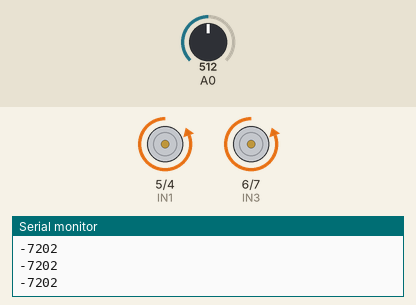
Simulated run of this sketch. Board: Arduino Uno, built with avr-gcc and run on an emulated ATmega328P. Parts: motor-driver pin pairs drawn as motors (green arrow = first pin HIGH = forward, orange = second pin HIGH = backward, longer = more drive, scaled by the enable pin), the last lines printed to the serial monitor. The test bench sets the inputs (shaded band); at power-on: A0 = 512.

Above: at 1.2 s.
1.3 s: A0 set to 600
At 2.5 s:
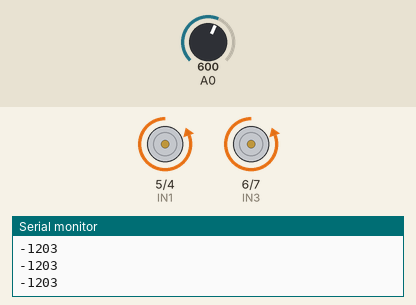
2.8 s: A0 set to 615
At 3.3 s:
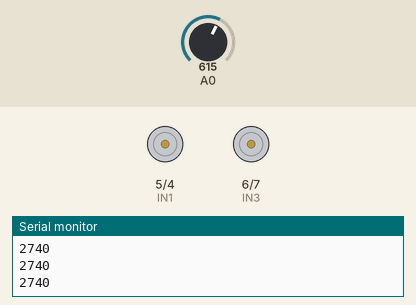
4.3 s: A0 set to 716
At 4.9 s:
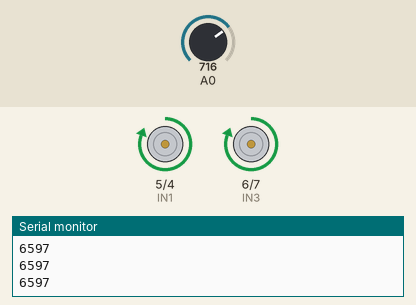
5.8 s: A0 set to 739
7.3 s: A0 set to 769
At 8.1 s:
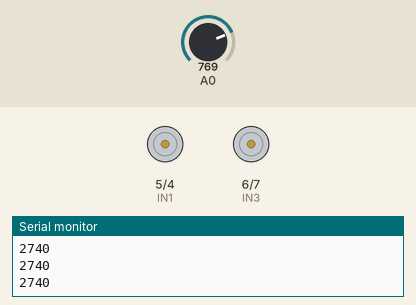
Timing chart, 0 to 9.8 s (numbered marks = the images above; inputs shaded):
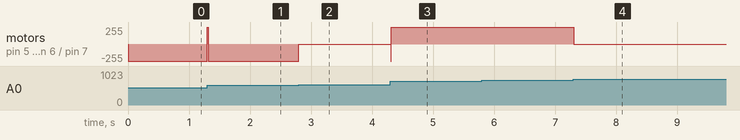

The sketch:

code_con_lac_nguoc.ino
```cpp
#define IN1 5
#define IN2 4
#define IN3 6
#define IN4 7
#define ENA 9 // phai
#define ENB 3 // trai

const byte dungyen = 0;
const byte tien = 1;
const byte lui = 2;
float dt = 0.01; //delay(10)
float sum_err_goc = 0;
float last_err_goc = 0;

void test_motor(byte chieu, int v) { //kiem tra toc do dong co DC
  if (v >= 255) v = 255;
  if (v <= -255) v = -255;
  switch (chieu) {
    case 0:
      digitalWrite(IN1, LOW);
      digitalWrite(IN2, LOW);
      digitalWrite(IN3, LOW);
      digitalWrite(IN4, LOW);
      analogWrite(ENA, v);
      analogWrite(ENB, v);
      break;
    case 1:
      digitalWrite(IN1, HIGH);
      digitalWrite(IN2, LOW);
      digitalWrite(IN3, HIGH);
      digitalWrite(IN4, LOW);
      analogWrite(ENA, v);
      analogWrite(ENB, v);
      break;
    case 2:
      digitalWrite(IN1, LOW);
      digitalWrite(IN2, HIGH);
      digitalWrite(IN3, LOW);
      digitalWrite(IN4, HIGH);
      analogWrite(ENA, v);
      analogWrite(ENB, v);
      break;
    default:
      break;
  }
}

void control_wheel(int v) { //dieu khien cung luc 2 dong co DC
  if (v >= 255) v = 255;
  if (v <= -255) v = -255;
  if (v >= 0) { //v > 0 -> tien; v < 0 -> lui
    digitalWrite(IN1, HIGH);
    digitalWrite(IN2, LOW);
    digitalWrite(IN3, HIGH);
    digitalWrite(IN4, LOW);
    analogWrite(ENA, v);
    analogWrite(ENB, v);
  }
  else {
    v = -v;
    digitalWrite(IN1, LOW);
    digitalWrite(IN2, HIGH);
    digitalWrite(IN3, LOW);
    digitalWrite(IN4, HIGH);
    analogWrite(ENA, v);
    analogWrite(ENB, v);
  }
}
void control_wheel_left(int v) { //dieu khien dong co DC trai
  if (v >= 255) v = 255;
  if (v <= -255) v = -255;
  if (v >= 0) {
    digitalWrite(IN1, HIGH);
    digitalWrite(IN2, LOW);
    analogWrite(ENA, v);
  }
  else {
    v = -v;
    digitalWrite(IN1, LOW);
    digitalWrite(IN2, HIGH);
    analogWrite(ENA, v);
  }
}
void control_wheel_right(int v) { //dieu khien dong co DC phai
  if (v >= 255) v = 255;
  if (v <= -255) v = -255;
  if (v >= 0) {
    digitalWrite(IN3, HIGH);
    digitalWrite(IN4, LOW);
    analogWrite(ENB, v);
  }
  else {
    v = -v;
    digitalWrite(IN3, LOW);
    digitalWrite(IN4, HIGH);
    analogWrite(ENB, v);
  }
}

float PID(float error, float kp, float ki, float kd, float& sum_err, float& last_err) { //ham PID
  sum_err += error * dt;
  float p = kp * error;
  float i = ki * sum_err;
  float d;
  if (last_err == 0){
    d = 0;
  }
  else{
    d = kd * (error - last_err) / dt;
  }
  last_err = error;
  float ut = p + i + d;
  return ut;
}

void test_bien_tro() { //kiem tra bien tro
  int value = analogRead(A0);
  Serial.println(value);
  int goc;
  goc = map(value, 217 ,615, 0, 90); //quy doi gia tri bien tro thanh gia tri goc
  Serial.println(goc);
  Serial.println();
  delay(200);
}

void con_lac_nguoc(float threshold) { //chuong trinh cua con lac
  float value = analogRead(A0);
  float x;
  x = map(value, 217, 615, 0, 90);
  float error = x - threshold;
  int v;
  if(x < 30 || x > 120 || x >89 && x < 91){
    control_wheel(0); //xe dung yen
  }
  else{
    v = (int)PID(error, 300, 0.1, 15, sum_err_goc, last_err_goc);
    control_wheel_left(v);
    control_wheel_right(v);
  }
  Serial.println(v);
  delay(10);
}

void setup() {
  // put your setup code here, to run once:
  pinMode(A0, INPUT);
  pinMode(IN1, OUTPUT);
  pinMode(IN2, OUTPUT);
  pinMode(IN3, OUTPUT);
  pinMode(IN4, OUTPUT);
  pinMode(ENA, OUTPUT);
  pinMode(ENB, OUTPUT);
  Serial.begin(9600);
}

void loop() {
  // put your main code here, to run repeatedly:
//  control_wheel(255);
//  test_bien_tro();
  con_lac_nguoc(90);
}
```

Measured:
- the behaviour switches between 614 and 615 on A0 (found by bisection; images 1 and 2)
- the behaviour switches between 752 and 753 on A0 (found by bisection; images 3 and 4)
- after the input at 1.3 s, motor on pin 5 (IN1) / pin 4 (IN2), motor on pin 6 (IN3) / pin 7 (IN4): backward 255/255 → forward 255/255 at once, → backward 255/255 0.01 s later
- after the input at 2.8 s, motor on pin 5 (IN1) / pin 4 (IN2), motor on pin 6 (IN3) / pin 7 (IN4): backward 255/255 → stopped at once
- after the input at 4.3 s, motor on pin 5 (IN1) / pin 4 (IN2), motor on pin 6 (IN3) / pin 7 (IN4): stopped → forward 255/255 at once
- after the input at 7.3 s, motor on pin 5 (IN1) / pin 4 (IN2), motor on pin 6 (IN3) / pin 7 (IN4): forward 255/255 → stopped at once
